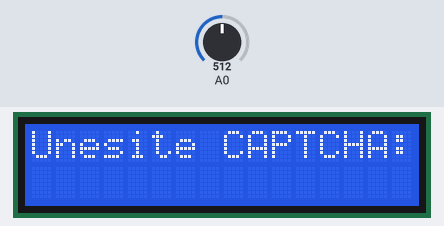
Simulated run of this sketch. Board: Arduino Uno, built with avr-gcc and run on an emulated ATmega328P. On the bench: 16×2 character LCD. Inputs (shaded band) come from the test bench; at power-on: A0 = 512. Random numbers use the default seed unless the sketch sets one; what the sketch prints to the serial monitor is not drawn.

Above: at 1.2 s.
1.3 s: A0 set to 693
2.8 s: A0 set to 717
At 3.3 s:
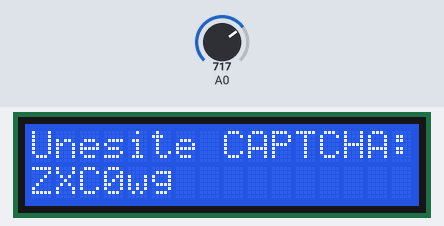
Timing chart, 0 to 5.8 s (numbered marks = the images above; inputs shaded):
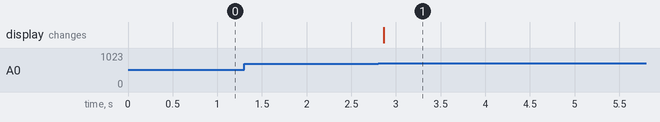

The sketch:

sketch_nov30a.ino
```cpp
#include<LiquidCrystal.h>

LiquidCrystal lcd(8,9,4,5,6,7);

int ocitajTaster() {
  int t = analogRead(0);
  if (t>700 && t<750) return 1;     //SELECT
  if (t>450 && t<500) return 2;     //LEFT
  if (t>275 && t<325) return 3;     //DOWN
  if (t>120 && t<150) return 4;     //UP
  if (t<30) return 5;               //RIGHT
  else return 0;                    //NONE
}

void setup() {
  // put your setup code here, to run once:
  Serial.begin(9600);
  lcd.begin(16,2);
  lcd.setCursor(0,0);

  lcd.print("Unesite CAPTCHA:");
}

  char randgen[] = "ABCDEFGHIJKLMNOPQRSTUVWXYZabcdefghijklmnopqrstuvwxyz0123456789";
  char captcha[8];   //nasa capcha
  int cap[8];      //indeksi elemenata iz randgen
  char uneti[8];

void loop() {
  int tast=0;
  tast=ocitajTaster();
  while (tast==1) {
  lcd.begin(16,2);
  lcd.setCursor(0,0);
  lcd.print("Unesite CAPTCHA:");
  lcd.setCursor(0,1);
  // put your main code here, to run repeatedly:
  int duzina_cap = random(5,8);
  int sviel = sizeof(randgen)-1;
  int cap_indeks[duzina_cap];
  for (int i=0; i<duzina_cap; i++) {
    cap_indeks[i]=random(0, sviel);
    captcha[i]=randgen[cap_indeks[i]];
  }
  captcha[duzina_cap]='\0';
  lcd.print(captcha);
    Serial.println(captcha);
  while(!Serial.available()) {
    delay(100);
  }
  int x=Serial.available();
  char uneti[x];
  Serial.readBytes(uneti, x);
  uneti[x]='\0';
  lcd.setCursor(0,1);
  String prvi=captcha;
  String drugi=uneti;


  if (prvi.equals(drugi)) {
        tast=0;
        lcd.print("ECCE HOMO!");
        while(tast==1){
        delay(100);
        }
        lcd.setCursor(0,1);

  }
  if (!prvi.equals(drugi)) {
      tast=0;
      lcd.print("SENDVICAR");
      while(tast==1) {
         delay(100);
      }
      lcd.setCursor(0,1);
  }
}

  }
```

Measured:
- the behaviour switches between 700 and 701 on A0 (found by bisection; images 0 and 1)
- after the input at 1.3 s, every drawn part: stays the same
- after the input at 2.8 s, the display: changes after 0.07 s (image 1)
